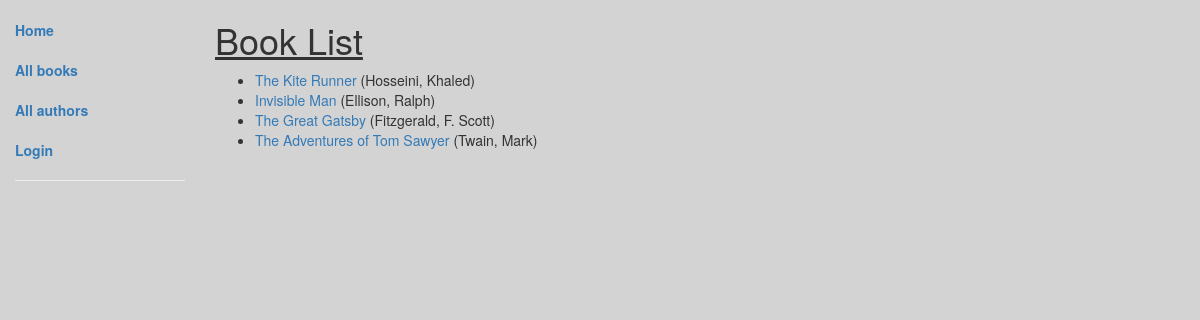
/catalog/books/, run on the app's committed database.
### catalog/models.py (models this page shows, shortened)
class Book(models.Model):
    title = models.CharField(max_length=200)
    author = models.ForeignKey('Author', on_delete=models.SET_NULL, null=True)
    summary = models.TextField(max_length=1000, help_text='Enter a brief description of the book')
    isbn = models.CharField('ISBN',max_length=13, help_text='13 Character <a href="https://www.isbn-international.org/content/what-isbn">ISBN number</a>')
    genre = models.ManyToManyField(Genre, help_text='Select a genre for this book')
    def get_absolute_url(self):
        return reverse('book-detail', args=[str(self.id)])
    def display_genre(self):
        """
        Creates a string for the Genre. This is required to display genre in Admin.
        """
        return ', '.join([ genre.name for genre in self.genre.all()[:3] ])
    display_genre.short_description = 'Genre'

class Author(models.Model):
    first_name = models.CharField(max_length=100)
    last_name = models.CharField(max_length=100)
    date_of_birth = models.DateField(null=True, blank=True)
    date_of_death = models.DateField('Died', null=True, blank=True)
    class Meta:
        ordering = ["last_name","first_name"]
    def __str__(self):
        return '{0}, {1}'.format(self.last_name,self.first_name)

### catalog/views.py (the view)
# urls.py: path('books/', views.BookListView.as_view(), name='books'),
class BookListView(generic.ListView):
    model = Book
    paginate_by = 10

### catalog/templates/catalog/book_list.html (shortened to what this page needs)
{% extends "base_generic.html" %}
{% block content %}
    <h1><u>Book List</u></h1>
    {% if book_list %}
    <ul>
      {% for book in book_list %}
      <li>
        <a href="{{ book.get_absolute_url }}">{{ book.title }}</a> ({{book.author}})
      </li>
      {% endfor %}
    </ul>
    {% else %}
      <p>There are no books in the library.</p>
    {% endif %}
{% endblock %}

### catalog/static/css/styles.css (style rules this page uses)
body { background-color: #d3d3d3; }

### data on the page
Book: title "The Kite Runner", author "Hosseini, Khaled"
Book: title "Invisible Man", author "Ellison, Ralph"
Book: title "The Great Gatsby", author "Fitzgerald, F. Scott"
Book: title "The Adventures of Tom Sawyer", author "Twain, Mark"
